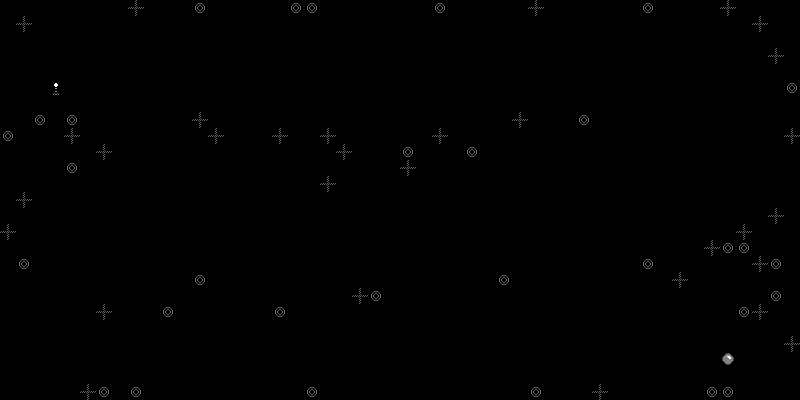

A level layout from a 2D game, rendered from its tile map. Below: a short description, then the map file with tile-grid data replaced by summaries:
An orthogonal 50x25 tile map with 16x16 px tiles, 1 tile layer (Tile Layer 1).

<map version="1.0" orientation="orthogonal" width="50" height="25" tilewidth="16" tileheight="16">
 <tileset firstgid="1" name="terrain2" tilewidth="16" tileheight="16">
  <image source="terrain2.png" trans="ff00ff" width="128" height="128" />
  <terraintypes>
   <terrain name="1" tile="-1" />
  </terraintypes>
  <tile id="0" terrain=",,,0" />
  <tile id="1" terrain=",,0,0" />
  <tile id="2" terrain=",,0," />
  <tile id="3" terrain="0,0,0," />
  <tile id="4" terrain="0,0,,0" />
  <tile id="5">
   <properties>
    <property name="start" value="true" />
   </properties>
  </tile>
  <tile id="8" terrain=",0,,0" />
  <tile id="9" terrain="0,0,0,0" />
  <tile id="10" terrain="0,,0," />
  <tile id="11" terrain="0,,0,0" />
  <tile id="12" terrain=",0,0,0" />
  <tile id="13">
   <properties>
    <property name="end" value="true" />
   </properties>
  </tile>
  <tile id="16" terrain=",0,," />
  <tile id="17" terrain="0,0,," />
  <tile id="18" terrain="0,,," />
  <tile id="19" terrain="0,0,0,0" />
  <tile id="20" terrain="0,0,0,0" />
  <tile id="24" terrain="0,0,0,0" />
  <tile id="25" terrain="0,0,0,0" />
  <tile id="26" terrain="0,0,0,0" />
  <tile id="27" terrain="0,0,0,0" />
  <tile id="28" terrain="0,0,0,0" />
  <tile id="32" terrain="0,0,0,0" />
  <tile id="33" terrain="0,0,0,0" />
  <tile id="34" terrain="0,0,0,0" />
 </tileset>
 <layer name="Tile Layer 1" width="50" height="25">
  <data>[1250 cells, 726 non-empty, 25 distinct tile ids]</data>
 </layer>
</map>
